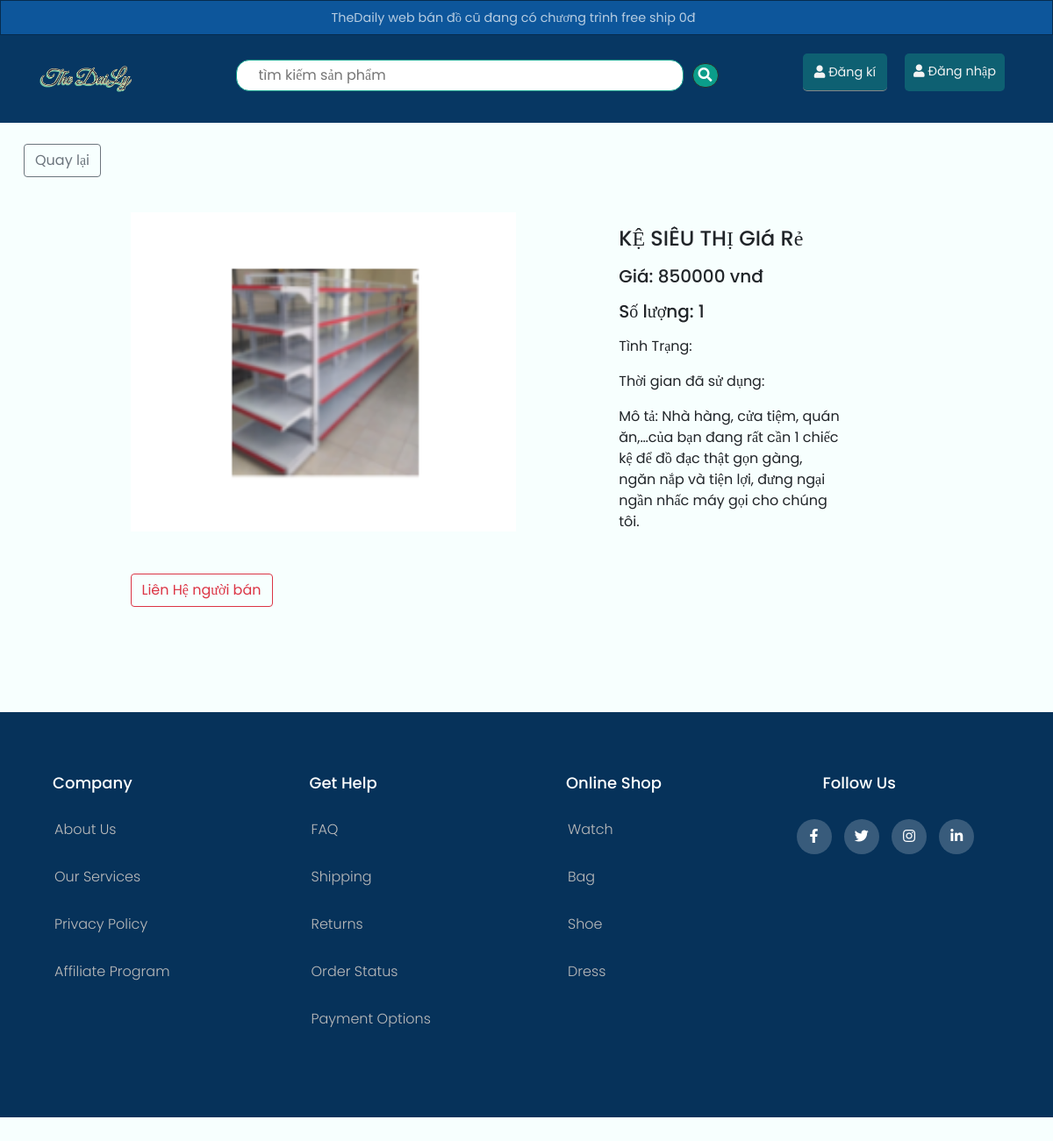
Page /app/frontend/detailsproduct.php?id=38 on the committed database.
### tables this page shows
CREATE TABLE `sanpham` (
  `id_sanpham` int(10) UNSIGNED NOT NULL,
  `tensanpham` varchar(150) NOT NULL,
  `soluong` int(10) UNSIGNED NOT NULL,
  `giaban` float NOT NULL,
  `mota` varchar(255) NOT NULL,
  `anhsanpham` varchar(500) NOT NULL,
  `sodienthoailienhe` varchar(15) NOT NULL,
  `diachi` varchar(255) NOT NULL,
  `id_nguoidung` int(10) UNSIGNED NOT NULL
);

### app/frontend/detailsproduct.php (the view, shortened to what this page needs)
<?php
    if(isset($_SESSION['user_login'])){
        include './partition/headerlogin.php';
    }else{
        include './partition/headerdefault.php';
    }
?>
    <div class="container">
        <div class="row mb-3 mt-4">
            <div class="col-3">
                <?php
                    if(isset($_GET['id'])){
                        $id_sanpham = $_GET['id'];
                        echo '<a href="homepage.php" class= "btn btn-outline-secondary">Quay lại</a>';
                    }
                ?>
            </div>
        </div>
        <?php
            $getproducts = "SELECT * FROM sanpham WHERE id_sanpham = '$id_sanpham'";
            $result = mysqli_query($conn,$getproducts);
            $row = mysqli_fetch_assoc($result)
                ?>
        <div class="row">
            <div class="col-1"></div>
            <div class="col-10">
                <div class=" mb-5 p-4 align-item-center" style="width: 100%;">
                    <div class="row">
                        <div class="col-md-6">
                            <img src="../uploads/<?php echo $row['anhsanpham']?>" alt="" style="width: 100%;" class="mb-5">
                            <a class="btn btn-outline-danger">Liên Hệ người bán</a>
                        </div>
                        <div class="col-1"></div>
                        <div class="col-md-4">
                            <div class="card-body">
                                <h4 class="card-title mb-3 "><?php echo $row['tensanpham']?></h4>
                                <h5 class="card-title mb-3">Giá: <?php echo $row['giaban']?> vnđ</h5>
                                <h5 class="card-title mb-3">Số lượng: <?php echo $row['soluong']?></h5>
                                <p class="card-text mb-3">Tình Trạng: <?php echo $row['tinhtrang']?></p>
                                <p class="card-text mb-3">Thời gian đã sử dụng: <?php echo $row['thoigiansudung']?></p>
                                <p class="card-text mb-5">Mô tả: <?php echo $row['mota']?></p>
                            </div>
                        </div>
                    </div>
                </div>
            </div>
        </div>
    </div>
<?php
    include './partition/footer.php';
  ?>

### app/style/index.css (style rules this page uses)
body { margin: 0px; padding: 0px; font-family: poppins; background-color: #f7fffe; }
* { box-sizing: border-box; }
a { text-decoration: none; }
.container { max-width: 1170px; margin: auto; }
.row { display: flex; flex-wrap: wrap; }

### rows in the picture
sanpham: anhsanpham (picture), tensanpham "KỆ SIÊU THỊ GIá Rẻ", giaban "850000", soluong "1", mota "Nhà hàng, cửa tiệm, quán ăn,…của bạn đang rất cần 1 chiếc kệ để đồ đạc thật gọn gàng, ngăn nắp và tiện lợi, đưng ngại ngần nhấc máy gọi cho chúng tôi."
